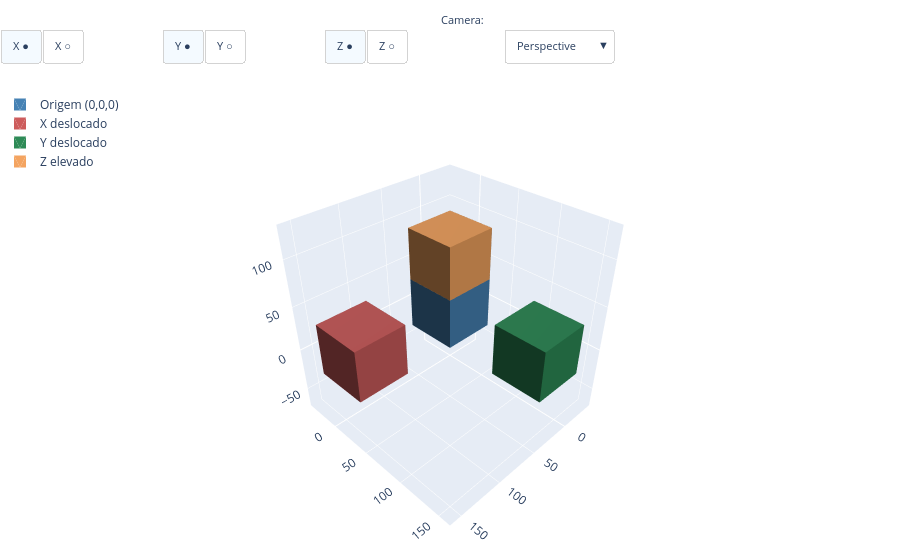

Here is the notebook cell this chart was saved with:
### Markdown cell above
Em apenas duas linhas: uma cria a geometria, a outra a exibe. O gráfico gerado é interativo — você pode **orbitar**, **aproximar** e **afastar** com o mouse diretamente na célula.

Nos próximos tópicos vamos entender o que cada parte desse código significa.

---

## O Plano de Trabalho (Workplane)

Toda modelagem no CadQuery começa com um **Workplane** (plano de trabalho). Pense nele como a "superfície" sobre a qual você começa a construir, similar ao plano de referência de um software BIM.

O Workplane define:
- **Qual plano** do espaço 3D você está usando como base
- **A partir de onde** a geometria será construída

### Forma básica

Na forma mais simples, basta informar o nome do plano:

```python
cq.Workplane("XY")
```

Os três planos principais são:

| Nome | Plano | Uso comum |
|------|-------|-----------|
| `"XY"` | Horizontal (chão) | Plantas baixas, lajes |
| `"XZ"` | Frontal (fachada) | Elevações frontais |
| `"YZ"` | Lateral | Cortes laterais |

Nessa forma simples, a **origem do plano** coincide com o ponto `(0, 0, 0)` do espaço 3D.

---

### Definindo uma origem personalizada

Muitas vezes queremos começar a construir a partir de um ponto específico, e não da origem `(0, 0, 0)`. Para isso, usamos o parâmetro `origin`:

```python
cq.Workplane("XY", origin=(x, y, z))
```

Isso desloca o **ponto de partida** da construção para a coordenada escolhida. Tudo que for criado a partir desse Workplane terá sua posição calculada em relação a essa nova origem.

Veja a comparação: quatro caixas idênticas criadas com origens diferentes.

### Code cell
# Caixa na origem padrão (0, 0, 0)
caixa_centro = cq.Workplane("XY").box(60, 60, 60)

# Caixa com origem deslocada 120mm no eixo X
caixa_direita = cq.Workplane("XY", origin=(120, 0, 0)).box(60, 60, 60)

# Caixa com origem deslocada 120mm no eixo Y
caixa_frente = cq.Workplane("XY", origin=(0, 120, 0)).box(60, 60, 60)

# Caixa com origem elevada 60mm no eixo Z
# Útil para empilhar volumes, como pavimentos de um edifício
caixa_cima = cq.Workplane("XY", origin=(0, 0, 60)).box(60, 60, 60)

show(
    [caixa_centro, caixa_direita, caixa_frente, caixa_cima],
    names=["Origem (0,0,0)", "X deslocado", "Y deslocado", "Z elevado"]
)

### Figure 1 — Plotly figure (JSON) as saved in the notebook; plotly's stock layout.template omitted (floating-point values rounded to 4 significant figures)
{"data": [{"color": "steelblue", "flatshading": true, "i": [1, 1, 5, 5, 11, 11, 15, 15, 19, 19, 23, 23], "j": [2, 3, 4, 6, 8, 10, 13, 12, 16, 18, 21, 20], "k": [0, 2, 6, 7, 9, 8, 12, 14, 17, 16, 20, 22], "lighting": {"ambient": 0.4, "diffuse": 0.8, "specular": 0.2}, "name": "Origem (0,0,0)", "opacity": 1, "showlegend": true, "type": "mesh3d", "x": [-30, -30, -30, -30, 30, 30, 30, 30, -30, 30, -30, 30, -30, 30, -30, 30, -30, -30, 30, 30, -30, -30, 30, 30], "y": [-30, -30, 30, 30, -30, -30, 30, 30, -30, -30, -30, -30, 30, 30, 30, 30, -30, 30, -30, 30, -30, 30, -30, 30], "z": [-30, 30, -30, 30, -30, 30, -30, 30, -30, -30, 30, 30, -30, -30, 30, 30, -30, -30, -30, -30, 30, 30, 30, 30]}, {"color": "indianred", "flatshading": true, "i": [1, 1, 5, 5, 11, 11, 15, 15, 19, 19, 23, 23], "j": [2, 3, 4, 6, 8, 10, 13, 12, 16, 18, 21, 20], "k": [0, 2, 6, 7, 9, 8, 12, 14, 17, 16, 20, 22], "lighting": {"ambient": 0.4, "diffuse": 0.8, "specular": 0.2}, "name": "X deslocado", "opacity": 1, "showlegend": true, "type": "mesh3d", "x": [90, 90, 90, 90, 150, 150, 150, 150, 90, 150, 90, 150, 90, 150, 90, 150, 90, 90, 150, 150, 90, 90, 150, 150], "y": [-30, -30, 30, 30, -30, -30, 30, 30, -30, -30, -30, -30, 30, 30, 30, 30, -30, 30, -30, 30, -30, 30, -30, 30], "z": [-30, 30, -30, 30, -30, 30, -30, 30, -30, -30, 30, 30, -30, -30, 30, 30, -30, -30, -30, -30, 30, 30, 30, 30]}, {"color": "seagreen", "flatshading": true, "i": [1, 1, 5, 5, 11, 11, 15, 15, 19, 19, 23, 23], "j": [2, 3, 4, 6, 8, 10, 13, 12, 16, 18, 21, 20], "k": [0, 2, 6, 7, 9, 8, 12, 14, 17, 16, 20, 22], "lighting": {"ambient": 0.4, "diffuse": 0.8, "specular": 0.2}, "name": "Y deslocado", "opacity": 1, "showlegend": true, "type": "mesh3d", "x": [-30, -30, -30, -30, 30, 30, 30, 30, -30, 30, -30, 30, -30, 30, -30, 30, -30, -30, 30, 30, -30, -30, 30, 30], "y": [90, 90, 150, 150, 90, 90, 150, 150, 90, 90, 90, 90, 150, 150, 150, 150, 90, 150, 90, 150, 90, 150, 90, 150], "z": [-30, 30, -30, 30, -30, 30, -30, 30, -30, -30, 30, 30, -30, -30, 30, 30, -30, -30, -30, -30, 30, 30, 30, 30]}, {"color": "sandybrown", "flatshading": true, "i": [1, 1, 5, 5, 11, 11, 15, 15, 19, 19, 23, 23], "j": [2, 3, 4, 6, 8, 10, 13, 12, 16, 18, 21, 20], "k": [0, 2, 6, 7, 9, 8, 12, 14, 17, 16, 20, 22], "lighting": {"ambient": 0.4, "diffuse": 0.8, "specular": 0.2}, "name": "Z elevado", "opacity": 1, "showlegend": true, "type": "mesh3d", "x": [-30, -30, -30, -30, 30, 30, 30, 30, -30, 30, -30, 30, -30, 30, -30, 30, -30, -30, 30, 30, -30, -30, 30, 30], "y": [-30, -30, 30, 30, -30, -30, 30, 30, -30, -30, -30, -30, 30, 30, 30, 30, -30, 30, -30, 30, -30, 30, -30, 30], "z": [30, 90, 30, 90, 30, 90, 30, 90, 30, 30, 90, 90, 30, 30, 90, 90, 30, 30, 30, 30, 90, 90, 90, 90]}], "layout": {"annotations": [{"font": {"size": 11}, "showarrow": false, "text": "Axes:", "x": -0.01, "xanchor": "right", "xref": "paper", "y": 1.17, "yref": "paper"}, {"font": {"size": 11}, "showarrow": false, "text": "Camera:", "x": 0.54, "xanchor": "right", "xref": "paper", "y": 1.17, "yref": "paper"}], "legend": {"x": 0, "y": 1}, "margin": {"b": 0, "l": 0, "r": 0, "t": 90}, "scene": {"aspectmode": "manual", "aspectratio": {"x": 1, "y": 1, "z": 1}, "camera": {"eye": {"x": 1.5, "y": 1.5, "z": 1.5}, "projection": {"type": "perspective"}, "up": {"x": 0, "y": 0, "z": 1}}, "xaxis": {"backgroundcolor": "rgb(230, 236, 245)", "gridcolor": "white", "gridwidth": 1, "range": [-43.5, 163.5], "showbackground": true, "showgrid": true, "showline": false, "showspikes": true, "showticklabels": true, "title": {"text": ""}, "zeroline": true, "zerolinecolor": "white", "zerolinewidth": 2}, "yaxis": {"backgroundcolor": "rgb(230, 236, 245)", "gridcolor": "white", "gridwidth": 1, "range": [-43.5, 163.5], "showbackground": true, "showgrid": true, "showline": false, "showspikes": true, "showticklabels": true, "title": {"text": ""}, "zeroline": true, "zerolinecolor": "white", "zerolinewidth": 2}, "zaxis": {"backgroundcolor": "rgb(230, 236, 245)", "gridcolor": "white", "gridwidth": 1, "range": [-73.5, 133.5], "showbackground": true, "showgrid": true, "showline": false, "showspikes": true, "showticklabels": true, "title": {"text": ""}, "zeroline": true, "zerolinecolor": "white", "zerolinewidth": 2}}, "updatemenus": [{"active": 0, "bgcolor": "white", "bordercolor": "lightgray", "buttons": [{"args": [{"scene.xaxis": {"backgroundcolor": "rgb(230, 236, 245)", "gridcolor": "white", "gridwidth": 1, "range": [-43.5, 163.5], "showbackground": true, "showgrid": true, "showline": false, "showspikes": true, "showticklabels": true, "title": {"text": ""}, "zeroline": true, "zerolinecolor": "white", "zerolinewidth": 2}}], "label": "X ●", "method": "relayout"}, {"args": [{"scene.xaxis": {"range": [-43.5, 163.5], "showbackground": false, "showgrid": false, "showline": false, "showspikes": false, "showticklabels": false, "title": {"text": ""}, "zeroline": false}}], "label": "X ○", "method": "relayout"}], "direction": "right", "font": {"size": 11}, "showactive": true, "type": "buttons", "x": 0, "xanchor": "left", "y": 1.13, "yanchor": "top"}, {"active": 0, "bgcolor": "white", "bordercolor": "lightgray", "buttons": [{"args": [{"scene.yaxis": {"backgroundcolor": "rgb(230, 236, 245)", "gridcolor": "white", "gridwidth": 1, "range": [-43.5, 163.5], "showbackground": true, "showgrid": true, "showline": false, "showspikes": true, "showticklabels": true, "title": {"text": ""}, "zeroline": true, "zerolinecolor": "white", "zerolinewidth": 2}}], "label": "Y ●", "method": "relayout"}, {"args": [{"scene.yaxis": {"range": [-43.5, 163.5], "showbackground": false, "showgrid": false, "showline": false, "showspikes": false, "showticklabels": false, "title": {"text": ""}, "zeroline": false}}], "label": "Y ○", "method": "relayout"}], "direction": "right", "font": {"size": 11}, "showactive": true, "type": "buttons", "x": 0.18, "xanchor": "left", "y": 1.13, "yanchor": "top"}, {"active": 0, "bgcolor": "white", "bordercolor": "lightgray", "buttons": [{"args": [{"scene.zaxis": {"backgroundcolor": "rgb(230, 236, 245)", "gridcolor": "white", "gridwidth": 1, "range": [-73.5, 133.5], "showbackground": true, "showgrid": true, "showline": false, "showspikes": true, "showticklabels": true, "title": {"text": ""}, "zeroline": true, "zerolinecolor": "white", "zerolinewidth": 2}}], "label": "Z ●", "method": "relayout"}, {"args": [{"scene.zaxis": {"range": [-73.5, 133.5], "showbackground": false, "showgrid": false, "showline": false, "showspikes": false, "showticklabels": false, "title": {"text": ""}, "zeroline": false}}], "label": "Z ○", "method": "relayout"}], "direction": "right", "font": {"size": 11}, "showactive": true, "type": "buttons", "x": 0.36, "xanchor": "left", "y": 1.13, "yanchor": "top"}, {"active": 0, "bgcolor": "white", "bordercolor": "lightgray", "buttons": [{"args": [{"scene.aspectmode": "manual", "scene.aspectratio": {"x": 1, "y": 1, "z": 1}, "scene.camera": {"eye": {"x": 1.5, "y": 1.5, "z": 1.5}, "projection": {"type": "perspective"}, "up": {"x": 0, "y": 0, "z": 1}}}], "label": "Perspective", "method": "relayout"}, {"args": [{"scene.aspectmode": "manual", "scene.aspectratio": {"x": 1, "y": 1, "z": 1}, "scene.camera": {"eye": {"x": 2.5, "y": 2.5, "z": 2.5}, "projection": {"type": "orthographic"}, "up": {"x": 0, "y": 0, "z": 1}}}], "label": "Orthographic", "method": "relayout"}], "direction": "down", "font": {"size": 11}, "showactive": true, "type": "dropdown", "x": 0.56, "xanchor": "left", "y": 1.13, "yanchor": "top"}]}}
